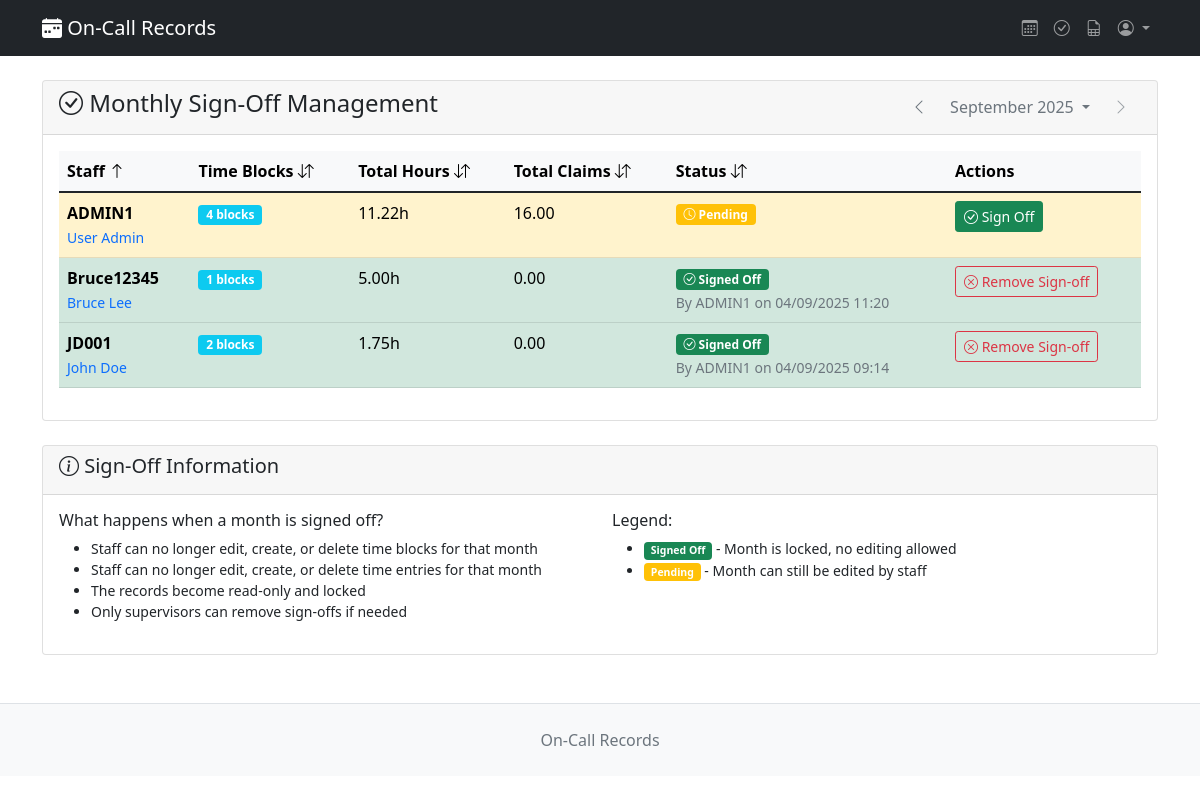
/signoff/ (signed in), run on the app's committed database.
### records/models.py (models this page shows, shortened)
class OnCallStaff(models.Model):
    assignment_id = models.CharField(max_length=50, unique=True)
    user = models.OneToOneField(User, on_delete=models.CASCADE)

class MonthlySignOff(models.Model):
    staff = models.ForeignKey(OnCallStaff, on_delete=models.CASCADE, related_name="monthly_signoffs")
    year = models.IntegerField()
    month = models.IntegerField()  # 1-12
    signed_off_by = models.ForeignKey(OnCallStaff, on_delete=models.CASCADE, related_name="signoffs_given")
    signed_off_at = models.DateTimeField(default=timezone.now)
    notes = models.TextField(blank=True, help_text="Optional notes about this sign-off")
    class Meta:
        unique_together = ["staff", "year", "month"]
        verbose_name = "Monthly Sign-Off"
        verbose_name_plural = "Monthly Sign-Offs"
        ordering = ["-year", "-month", "staff__assignment_id"]
    @classmethod
    def get_signoff_for_month(cls, staff, year, month):
        try:
            return cls.objects.get(staff=staff, year=year, month=month)
        except cls.DoesNotExist:
            return None

### records/views.py (the view)
# urls.py: path('signoff/', views.signoff_management, name='signoff_management'),
@require_staff_permission
def signoff_management(request):
    month, year = get_safe_month_year_from_request(request)
    current_month_start, next_month_start = get_month_date_range(year, month)
    staff_signoff_status = []
    for staff in OnCallStaff.objects.all().select_related('user'):
        time_blocks = TimeBlock.objects.filter(
            staff=staff,
            date__gte=current_month_start,
            date__lt=next_month_start
        )
        if time_blocks.exists():
            total_hours = sum(
                sum(entry.hours for entry in tb.time_entries.all())
                for tb in time_blocks.prefetch_related('time_entries')
            )
            total_claims = sum(tb.claim for tb in time_blocks if tb.claim)
            signoff = MonthlySignOff.get_signoff_for_month(staff, year, month)
            staff_signoff_status.append({
                'staff': staff,
                'time_blocks_count': time_blocks.count(),
                'total_hours': total_hours,
                'total_claims': total_claims,
                'is_signed_off': signoff is not None,
                'signoff': signoff,
            })
    month_context = build_month_context(month, year)
    context = {
        'staff_signoff_status': staff_signoff_status,
        'selected_month': current_month_start,
        **month_context,
    }
    return render(request, 'records/signoff_management.html', context)

### records/models.py (called while the page is built)
    @property
    def hours(self):
        start = datetime.combine(self.timeblock.date, self.time_started)
        end = datetime.combine(self.timeblock.date, self.time_ended)
        if self.time_ended <= self.time_started:
            end += timedelta(days=1)
        duration = end - start
        return round(duration.total_seconds() / 3600, 2)

### records/utils/date_helpers.py (called while the page is built)
def get_month_date_range(year, month):
    try:
        start_date = date(year, month, 1)
        if month == 12:
            end_date = date(year + 1, 1, 1)
        else:
            end_date = date(year, month + 1, 1)
        return start_date, end_date
    except ValueError:
        today = timezone.now().date()
        return get_month_date_range(today.year, today.month)

def get_month_navigation(month, year):
    today = timezone.now().date()
    if month == 1:
        prev_month, prev_year = 12, year - 1
    else:
        prev_month, prev_year = month - 1, year
    if month == 12:
        next_month, next_year = 1, year + 1
    else:
        next_month, next_year = month + 1, year
    can_go_next = (next_year < today.year) or (next_year == today.year and next_month <= today.month)
    return prev_month, prev_year, next_month, next_year, can_go_next

def get_safe_month_year_from_request(request):
    today = timezone.now().date()
    try:
        month = int(request.GET.get('month', today.month))
        year = int(request.GET.get('year', today.year))
        if not (1 <= month <= 12):
            month = today.month
            year = today.year
        if not (2000 <= year <= 2100):
            month = today.month
            year = today.year
        return month, year
    except (ValueError, TypeError):
        return today.month, today.year

### records/templates/records/signoff_management.html (shortened to what this page needs)
{% extends 'records/base.html' %}
{% block content %}
<div class="row">
    <div class="col-12">
        <div class="card">
            <div class="card-header d-flex justify-content-between align-items-center">
                <h4><i class="bi bi-check-circle"></i> Monthly Sign-Off Management</h4>
                <div class="d-flex align-items-center gap-3">
                    {% include 'records/partials/month_selector.html' %}
                </div>
            </div>
            <div class="card-body">
                {% if staff_signoff_status %}
                    <div class="table-responsive">
                        <table id="signoffTable" class="table table-hover">
                            <thead class="table-light">
                                <tr>
                                    <th style="cursor: pointer;" onclick="sortTable(0)">
                                        Staff <i class="bi bi-arrow-down-up"></i>
                                    </th>
                                    <th style="cursor: pointer;" onclick="sortTable(1)">
                                        Time Blocks <i class="bi bi-arrow-down-up"></i>
                                    </th>
                                    <th style="cursor: pointer;" onclick="sortTable(2)">
                                        Total Hours <i class="bi bi-arrow-down-up"></i>
                                    </th>
                                    <th style="cursor: pointer;" onclick="sortTable(3)">
                                        Total Claims <i class="bi bi-arrow-down-up"></i>
                                    </th>
                                    <th style="cursor: pointer;" onclick="sortTable(4)">
                                        Status <i class="bi bi-arrow-down-up"></i>
                                    </th>
                                    <th>Actions</th>
                                </tr>
                            </thead>
                            <tbody>
                                {% for status in staff_signoff_status %}
                                <tr class="{% if status.is_signed_off %}table-success{% else %}table-warning{% endif %}">
                                    <td>
                                        <strong>{{ status.staff.assignment_id }}</strong><br>
                                        <a href="{% url 'admin_user_dashboard' status.staff.user.id %}?month={{ selected_month.month }}&year={{ selected_month.year }}" class="text-decoration-none">
                                            <small>{{ status.staff.user.get_full_name }}</small>
                                        </a>
                                    </td>
                                    <td>
                                        <span class="badge bg-info">{{ status.time_blocks_count }} blocks</span>
                                    </td>
                                    <td>{{ status.total_hours|floatformat:2 }}h</td>
                                    <td>{{ status.total_claims|floatformat:2 }}</td>
                                    <td>
                                        {% if status.is_signed_off %}
                                            <span class="badge bg-success">
                                                <i class="bi bi-check-circle"></i> Signed Off
                                            </span>
                                            <br>
                                            <small class="text-muted">
                                                By {{ status.signoff.signed_off_by.assignment_id }} on {{ status.signoff.signed_off_at|date:"d/m/Y H:i" }}
                                            </small>
                                        {% else %}
                                            <span class="badge bg-warning">
                                                <i class="bi bi-clock"></i> Pending
                                            </span>
                                        {% endif %}
                                    </td>
                                    <td>
                                        {% if status.is_signed_off %}
                                            <form method="post" action="{% url 'unsignoff_month' status.signoff.id %}" class="d-inline">
                                                <button type="submit" class="btn btn-outline-danger btn-sm"
                                                        onclick="return confirm('Are you sure you want to remove this sign-off? This will allow editing of records again.')">
                                                    <i class="bi bi-x-circle"></i> Remove Sign-off
                                                </button>
                                            </form>
                                        {% else %}
                                            <a href="{% url 'signoff_month' status.staff.id selected_month.year selected_month.month %}"
                                               class="btn btn-success btn-sm">
                                                <i class="bi bi-check-circle"></i> Sign Off
                                            </a>
                                        {% endif %}
                                    </td>
                                </tr>
                                {% endfor %}
                            </tbody>
                        </table>
                    </div>
                {% else %}
                    <div class="alert alert-info">
                        <i class="bi bi-info-circle"></i>
                        No staff members have submitted time blocks for {{ selected_month|date:"F Y" }}.
                    </div>
                {% endif %}
            </div>
        </div>
    </div>
</div>
<div class="row mt-4">
    <div class="col-12">
        <div class="card">
            <div class="card-header">
                <h5><i class="bi bi-info-circle"></i> Sign-Off Information</h5>
            </div>
            <div class="card-body">
                <div class="row">
                    <div class="col-md-6">
                        <h6>What happens when a month is signed off?</h6>
                        <ul class="small">
                            <li>Staff can no longer edit, create, or delete time blocks for that month</li>
                            <li>Staff can no longer edit, create, or delete time entries for that month</li>
                            <li>The records become read-only and locked</li>
                            <li>Only supervisors can remove sign-offs if needed</li>
                        </ul>
                    </div>
                    <div class="col-md-6">
                        <h6>Legend:</h6>
                        <ul class="small">
                            <li><span class="badge bg-success">Signed Off</span> - Month is locked, no editing allowed</li>
                            <li><span class="badge bg-warning">Pending</span> - Month can still be edited by staff</li>
                        </ul>
                    </div>
                </div>
            </div>
        </div>
    </div>
</div>
{% endblock %}

### data on the page
OnCallStaff: staff.assignment_id "JD001", staff.user.get_full_name "John Doe", time_blocks_count "2", total_hours "1.75", total_claims "0.00", signoff.signed_off_by.assignment_id "ADMIN1", signoff.signed_off_at "04/09/2025 09:14", shows "Remove Sign-off"
OnCallStaff: staff.assignment_id "ADMIN1", staff.user.get_full_name "User Admin", time_blocks_count "4", total_hours "11.22", total_claims "16.00", shows "Pending", shows "Sign Off"
OnCallStaff: staff.assignment_id "Bruce12345", staff.user.get_full_name "Bruce Lee", time_blocks_count "1", total_hours "5.00", total_claims "0.00", signoff.signed_off_by.assignment_id "ADMIN1", signoff.signed_off_at "04/09/2025 11:20", shows "Remove Sign-off"

### other printed values
{{ current_month }} "September 2025"
